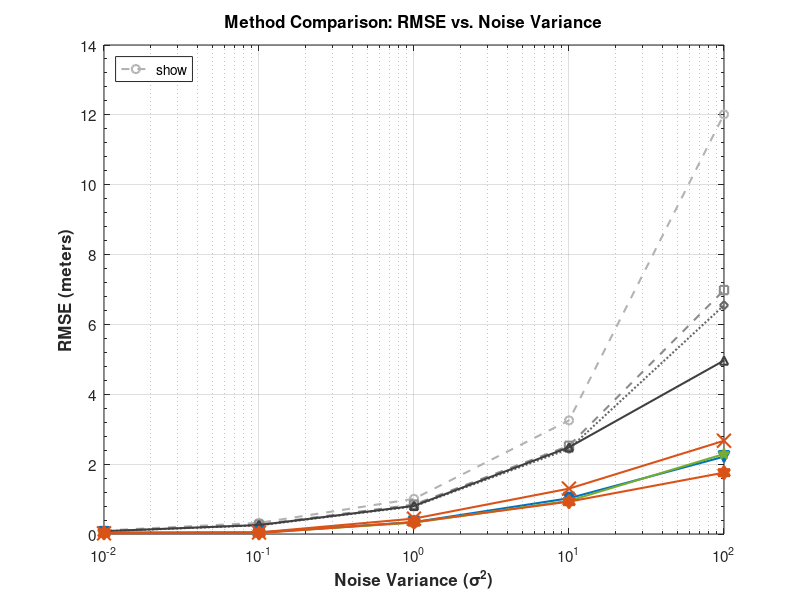
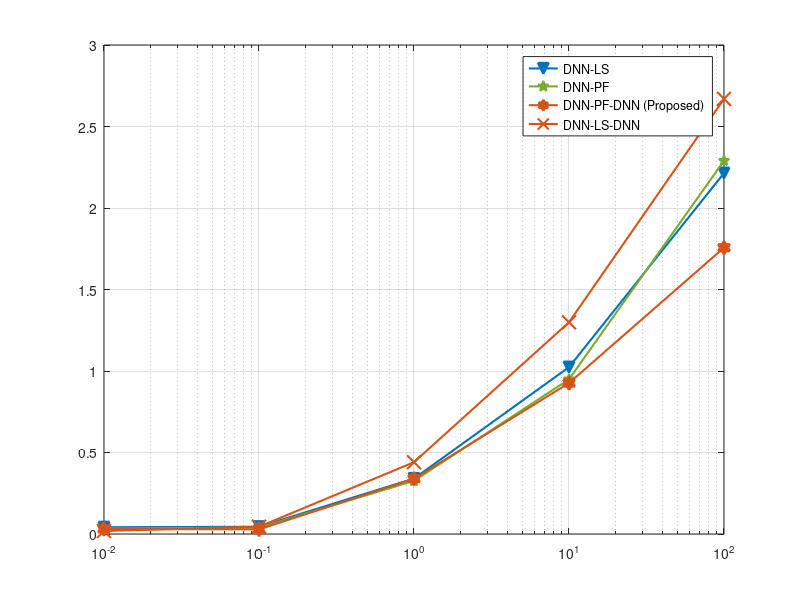

Write MATLAB code to recreate these figures, in order.
noisevar = [0.01 0.1 1 10 100];
rmse = struct(); % 'sturct' -> 'struct' 오타 수정
rmse.LS = [0.0997
    0.3193
    1.0076
    3.252
    12.015
    ];
rmse.LKF = [0.0842
    0.2681
    0.8423
    2.5257
    6.9834
    ];
rmse.LKFdecayQ = [0.0782
    0.249
    0.7908
    2.4368
    6.5487
    ];
rmse.PF = [0.0803
    0.2562
    0.8052
    2.4826
    4.9665
    ];

rmse.DNN_LS = [0.0414
    0.0444
    0.3401
    1.0237
    2.2140
    ];

rmse.DNN_PF = [0.0336
    0.0391
    0.3260
    0.9490
    2.2900
    ];

rmse.DNN_PF_DNN = [0.0307
    0.0283
    0.3392
    0.9262
    1.7565
    ];

rmse.DNN_LS_DNN = [ 0.018615
    0.044675
    0.44073
    1.2989
    2.6695 ];

figure;

% 1. 전통적인 방법(Non-DNN)은 무채색(회색 계열) 및 얇은 선으로 시각적 대비를 낮춤
semilogx(noisevar, rmse.LS, 'o--', 'Color', [0.7 0.7 0.7], 'LineWidth', 1.5, 'MarkerSize', 6, 'DisplayName', 'LS');
hold on;
semilogx(noisevar, rmse.LKF, 's--', 'Color', [0.55 0.55 0.55], 'LineWidth', 1.5, 'MarkerSize', 6, 'DisplayName', 'LKF');
semilogx(noisevar, rmse.LKFdecayQ, 'd:', 'Color', [0.4 0.4 0.4], 'LineWidth', 1.5, 'MarkerSize', 6, 'DisplayName', 'LKF (decay Q)');
semilogx(noisevar, rmse.PF, '^-', 'Color', [0.25 0.25 0.25], 'LineWidth', 1.5, 'MarkerSize', 6, 'DisplayName', 'PF');

% 2. DNN 기반 방법들은 강렬한 색상, 얇은 선, 안이 채워진 큰 마커로 눈에 띄게 강조
semilogx(noisevar, rmse.DNN_LS, 'v-', 'Color', [0 0.4470 0.7410], 'LineWidth', 1.5, 'MarkerSize', 8, 'MarkerFaceColor', [0 0.4470 0.7410], 'DisplayName', 'DNN-LS');
semilogx(noisevar, rmse.DNN_PF, 'p-', 'Color', [0.4660 0.6740 0.1880], 'LineWidth', 1.5, 'MarkerSize', 8, 'MarkerFaceColor', [0.4660 0.6740 0.1880], 'DisplayName', 'DNN-PF');
semilogx(noisevar, rmse.DNN_PF_DNN, 'h-', 'Color', [0.8500 0.3250 0.0980], 'LineWidth', 1.5, 'MarkerSize', 10, 'MarkerFaceColor', [0.8500 0.3250 0.0980], 'DisplayName', 'DNN-PF-DNN ');
semilogx(noisevar, rmse.DNN_LS_DNN, 'x-', 'Color', [0.8500 0.3250 0.0980], 'LineWidth', 1.5, 'MarkerSize', 10, 'MarkerFaceColor', [0.8500 0.3250 0.0980], 'DisplayName', 'DNN-LS-DNN ');
hold off;

% 그래프 가독성을 높이기 위한 설정
title('Method Comparison: RMSE vs. Noise Variance', 'FontSize', 16, 'FontWeight', 'bold');
xlabel('Noise Variance (\sigma^2)', 'FontSize', 12, 'FontWeight', 'bold');
ylabel('RMSE (meters)', 'FontSize', 12, 'FontWeight', 'bold');
legend('show', 'Location', 'northwest', 'FontSize', 11);
grid on;
set(gca, 'FontSize', 11, 'XMinorTick', 'on', 'YMinorTick', 'on');

figure;
semilogx(noisevar, rmse.DNN_LS, 'v-', 'Color', [0 0.4470 0.7410], 'LineWidth', 1.5, 'MarkerSize', 8, 'MarkerFaceColor', [0 0.4470 0.7410], 'DisplayName', 'DNN-LS');
hold on;
semilogx(noisevar, rmse.DNN_PF, 'p-', 'Color', [0.4660 0.6740 0.1880], 'LineWidth', 1.5, 'MarkerSize', 8, 'MarkerFaceColor', [0.4660 0.6740 0.1880], 'DisplayName', 'DNN-PF');
semilogx(noisevar, rmse.DNN_PF_DNN, 'h-', 'Color', [0.8500 0.3250 0.0980], 'LineWidth', 1.5, 'MarkerSize', 10, 'MarkerFaceColor', [0.8500 0.3250 0.0980], 'DisplayName', 'DNN-PF-DNN (Proposed)');
semilogx(noisevar, rmse.DNN_LS_DNN, 'x-', 'Color', [0.8500 0.3250 0.0980], 'LineWidth', 1.5, 'MarkerSize', 10, 'MarkerFaceColor', [0.8500 0.3250 0.0980], 'DisplayName', 'DNN-LS-DNN ');
hold off;
legend();
grid on;
